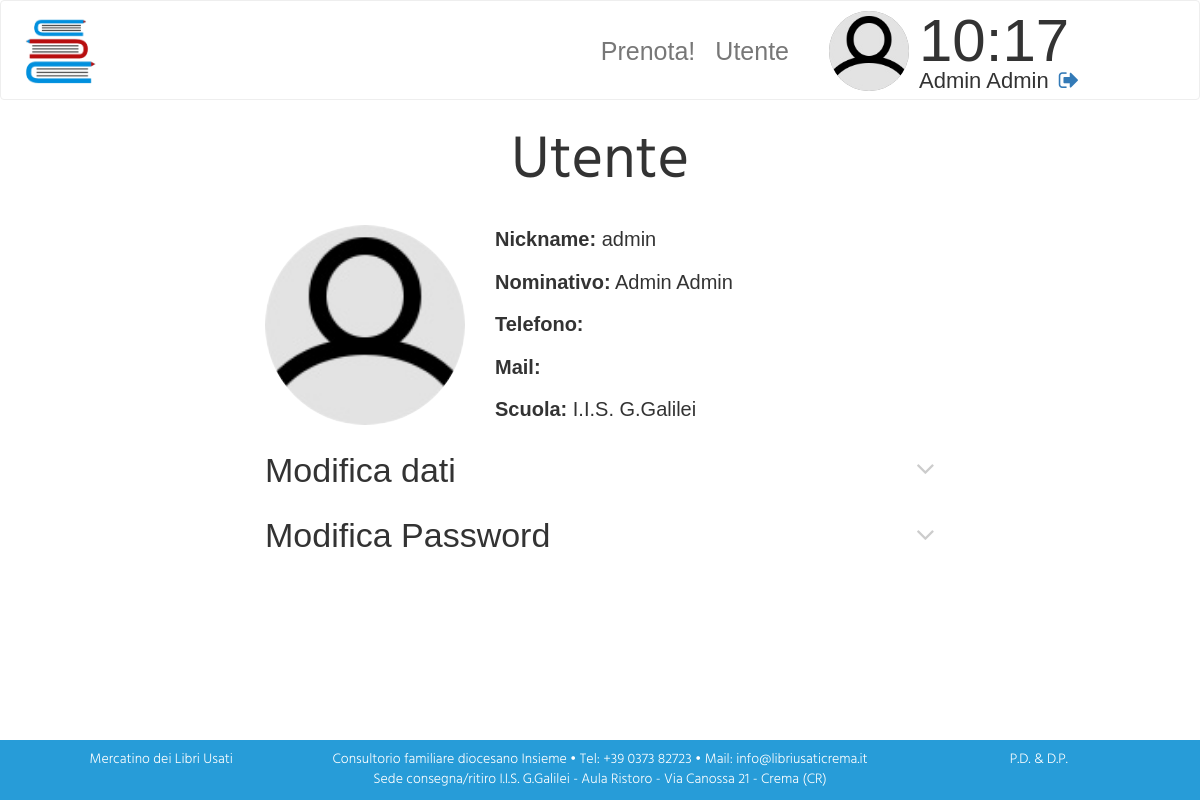
Page /sito/areautente/utente.php (signed in) on the committed database.
### tables this page shows
CREATE TABLE `users` (
  `ID` int(11) NOT NULL,
  `ID_utenti` int(11) NOT NULL,
  `nickname` text NOT NULL,
  `password` text NOT NULL,
  `privilegi` int(11) NOT NULL,
  `ID_registro` int(11) NOT NULL,
  `sede` smallint(6) DEFAULT 1,
  `attivo` tinyint(1) NOT NULL
);

CREATE TABLE `utenti` (
  `ID` int(11) NOT NULL,
  `nome` text NOT NULL,
  `cognome` text NOT NULL,
  `telefono` text NOT NULL,
  `mail` text NOT NULL,
  `scuola` text NOT NULL,
  `ID_registro` int(11) NOT NULL,
  `data` datetime NOT NULL
);

### sito/areautente/fx/session.php (called while the page is built, shortened)
<?php
    if(empty($_SESSION['nickname'])){
		header("location: ../index.php");
		exit();
	}
	else{
		$nickname=$_SESSION['nickname'];
		require_once "../lib/funzioni.php";
		$sql = "SELECT u.ID, u.nome, u.cognome, u.mail, u.telefono, u.scuola, us.ID as IDu FROM utenti as u INNER JOIN users as us ON u.ID=us.ID_utenti WHERE us.nickname=?";
		$query = $mysqli->prepare($sql);
		$query->bind_param('s', $nickname);
		$query->execute();
		$result = $query->get_result();
		if ($result->num_rows > 0 ) {
			$res = $result->fetch_assoc();
			$nome=$res['nome'];
			$cognome=$res['cognome'];
			$scuola=$res['scuola'];
			$img=strtolower("../imgs/users/".$nome.$cognome.".jpg");
			if(!file_exists($img)) $img="imgs/user.jpg";
		}
	}
?>

### sito/areautente/utente.php (the view, shortened to what this page needs)
<?php
include "./fx/session.php";
?>
<!DOCTYPE html PUBLIC "-//W3C//DTD XHTML 1.1//EN" "http://www.w3.org/TR/xhtml11/DTD/xhtml11.dtd">
<html xmlns="http://www.w3.org/1999/xhtml" xml:lang="it">
<?php include "elements/head.php"; ?>
<body>
	<?php include "elements/navbar.php"; ?>
	<div class="container-fluid box">
		<div id="utente" class="container corpo">
			<h1>Utente</h1>
			<div class="profilo">
				<img src="<?php echo $img; ?>">
				<?php
				echo "<p><b>Nickname:</b> " . $nickname . "</p>".
					 "<p><b>Nominativo:</b> " . $nome . " " . $cognome . "</p>".
					 "<p><b>Telefono:</b> " . $telefono . "</p>".
					 "<p><b>Mail:</b> " . $mail . "</p>".
					 "<p><b>Scuola:</b> " . $scuola . "</p>";
				?>
			</div>
			<div class="modifica">
				<h3>Modifica dati</h3>
				<i class="fa fa-angle-down riduci" aria-hidden="true"></i>
			</div>
			<div class="modificaPw">
				<h3>Modifica Password</h3>
				<i class="fa fa-angle-down riduci" aria-hidden="true"></i>
			</div>
		</div>
	</div>
	<?php include "elements/footer.php"; ?>
</body>
</html>

### sito/areautente/elements/navbar.php (shortened to what this page needs)
<nav class="navbar navbar-default">
  <div class="container-fluid">
	<div class="navbar-header">
	  <a class="navbar-brand logo" href="dashboard.php"><h1><img src="imgs/logo.png" ></h1></a>
	</div>
	<div class="collapse navbar-collapse navbar-right" id="bs-example-navbar-collapse-1">
	  <ul class="nav navbar-nav">
		<li><a href="prenotazione.php">Prenota!</a></li>
		<li><a href="utente.php">Utente</a></li>
	  </ul>
	  <div class="utente hidden-xs">
		<div class="img"><img src="<?php echo $img; ?>"></div>
		<div class="dx">
		  <div class="orologio"></div>
		  <p><?php echo $nome." ".$cognome; ?><a href="fx/logout.php"><i class="fa fa-sign-out" aria-hidden="true"></i></a></p>
		</div>
	  </div>
	</div>
  </div>
</nav>

### sito/areautente/style/style.css (style rules this page uses)
html { height: 100%; overflow-y: hidden; }
html body { height: 100%; }
h1 { font-family: "Hind"; font-size: 60px; text-align: center; margin-bottom: 30px; }
.navbar { height: 100px !important; min-height: 100px; font-size: 28px; margin-bottom: 0 !important; }
.navbar .nav li a { padding: 0 10px; line-height: 100px; font-weight: 300; font-size: 25px; }
.navbar .logo { line-height: 100px; padding: 0; height: 100px; }
.navbar .logo h1 { margin: 0 !important; }
.navbar .logo img { height: 80px; margin-top: 10px; margin-left: 20px; }
.navbar .utente { float: right; height: 100px; width: 350px; margin-left: 20px; }
.navbar .utente img { float: left; height: 80px; width: 80px; background-color: grey; border-radius: 40px; margin: 10px; border: 0; }
.navbar .utente .dx { float: left; }
.navbar .utente .dx .orologio { height: 65px; line-height: 80px; font-size: 60px; }
.navbar .utente .dx p { margin-bottom: 0; height: 35px; line-height: 30px; font-size: 22px; }
.navbar .utente .dx p a { margin-left: 10px; }
.box { overflow-y: scroll; overflow-x: scroll; width: 100%; height: calc(100% - 141px); position: relative; margin-bottom: 100px; }
#utente { width: 700px; max-width: 90%; }
#utente .profilo img { width: 200px; border-radius: 100px; float: left; margin-right: 30px; }
#utente .modifica .riduci, #utente .modificaPw .riduci { float: right; margin-top: -50px; font-size: 30px; color: #999; }
.fa-angle-down, .fa-angle-up { color: #ccc !important; font-size: 25px; }

### rows in the picture
users: ID_utenti.nome "Admin", ID_utenti.cognome "Admin", ID_utenti.scuola "I.I.S. G.Galilei"

### other values in the picture
$nickname "admin"
getMail() "info@libriusaticrema.it"
